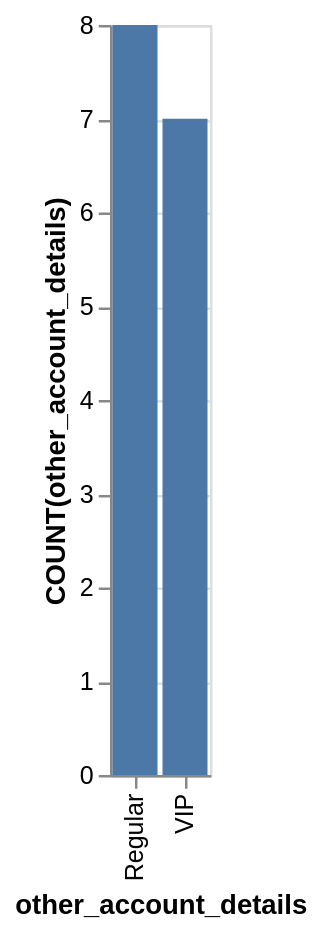

Specify this chart in Vega-Lite:
### Vega-Lite specification from a JSON file in a GitHub repository (floating-point values rounded to 4 significant figures)
{"data": {"values": [{"x_data": "Regular", "y_data": 8}, {"x_data": "VIP", "y_data": 7}]}, "mark": "bar", "encoding": {"x": {"field": "x_data", "type": "nominal", "title": "other_account_details", "sort": {"op": "sum", "field": "y_data", "order": "descending"}}, "y": {"field": "y_data", "type": "quantitative", "title": "COUNT(other_account_details)"}}}
